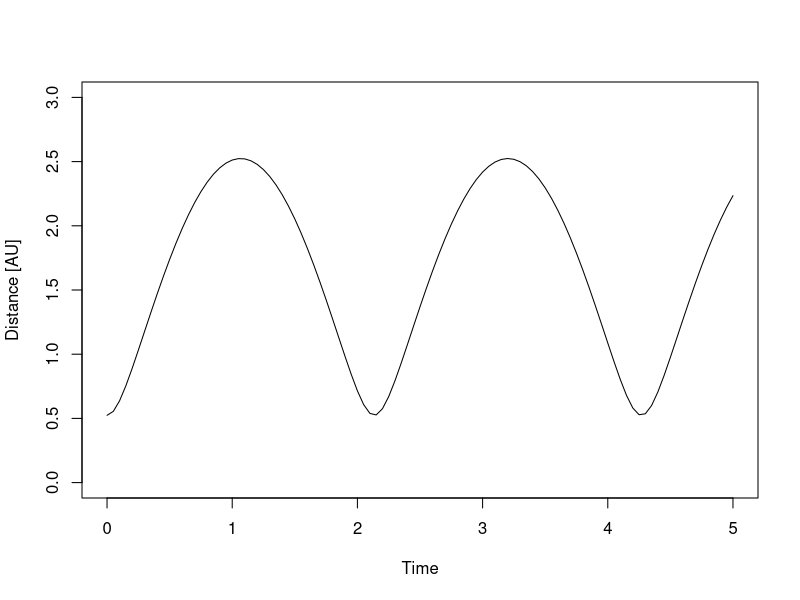
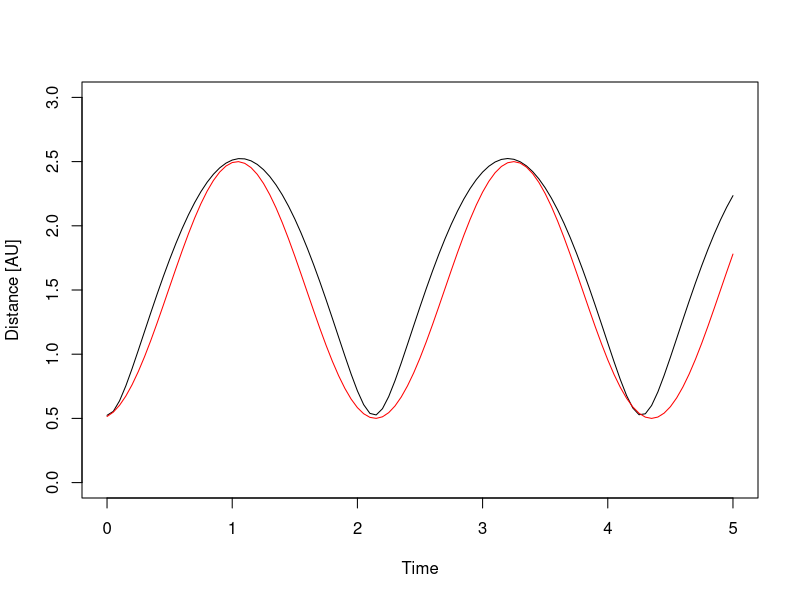
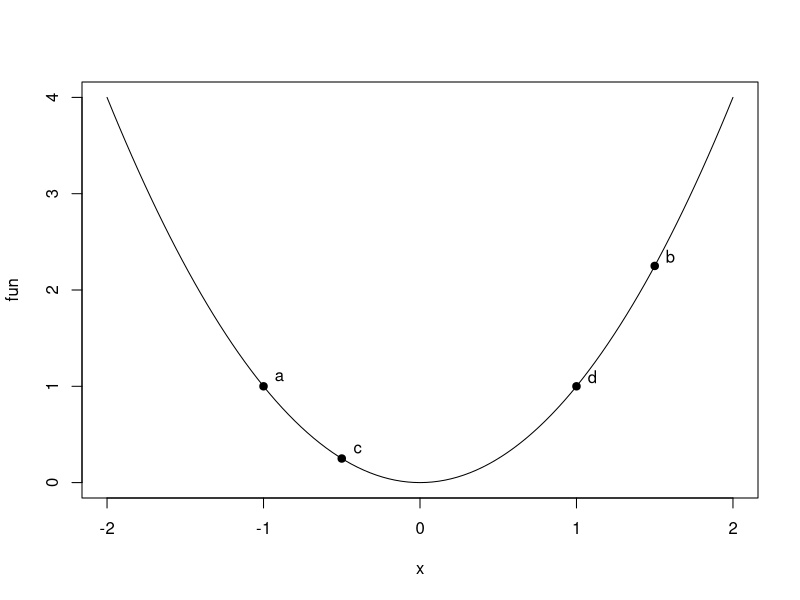

R code for these plots, in order:
## ---- chunk 1
library(knitr)
hook_output <- knit_hooks$get("output")
knit_hooks$set(output = function(x, options) {
  lines <- options$output.lines
  if (is.null(lines)) {
    return(hook_output(x, options))  # pass to default hook
  }
  x <- unlist(strsplit(x, "\n"))
  more <- "..."
  if (length(lines)==1) {        # first n lines
    if (length(x) > lines) {
      # truncate the output, but add ....
      x <- c(head(x, lines), more)
    }
  } else {
    x <- c(more, x[lines], more)
  }                                                         
  # paste these lines together                              
  x <- paste(c(x, ""), collapse = "\n")                     
  hook_output(x, options)                                   
})                                                          
knitr::opts_chunk$set(echo = TRUE)                          
knitr::opts_chunk$set(cache = TRUE) 
knitr::opts_chunk$set(echo = TRUE, fig.align="center")
Sys.setlocale("LC_ALL", "Polish")
## ---- chunk 2
r = 1.524 # półoś wielka orbity Marsa w AU

earth <- function(t){ exp(2*pi*1i*t) }

mars <- function(t) { r*exp(2*pi*1i*(r**-1.5*t)) }
## ---- chunk 3
f <- function(x) { abs(mars(x) - earth(x)) }
## ---- chunk 4
plot(f, xlim = c(0, 5), ylim = c(0, 3), xlab = "Time", ylab = "Distance [AU]")
## ---- chunk 5
plot(f, xlim = c(0, 5), ylim = c(0, 3), xlab = "Time", ylab = "Distance [AU]")
plot(function(x) sin(2.85*x - 1.4) + 1.5, xlim = c(0, 5), ylim = c(0, 3), xlab = "Time", ylab = "Distance [AU]", add=TRUE, col="red")
## ---- chunk 6
# Obliczenie pierwszych 101 wyrazów ciągu fib
phil <- c(rep(0, 100))
phil[1:3] <- c(1,1,1)
for(i in c(3:length(phil))) {
  phil[i] = phil[i-1] + phil[i-2]}

phi <- function(i) {
  if(i <= 0) {return(0)}; # F(0) = 0
  # Obliczenie nowych elementów jeżeli wyjdziemy poza zakres
  if (i > length(phil)) { 
    len <- length(phil)
    phil <- c(phil, rep(0, i - len))
    for(j in c(len:length(phil))) {phil[j] = phil[j-1] 
      + phil[j-2]}
  }
  return(phil[i])
}
## ---- chunk 7
fun <- function(x){x^2}
plot(fun, -2, 2)
xp <- c(-1,-0.5, 1,1.5)
yp <- fun(xp)
points(xp, yp, pch=19)
text(xp+0.1,yp+0.1, c("a","c","d", "b"))
## ---- chunk 8
phi_k <- function(a, b, tol) {
  i <- 1
  L <- b - a
  while(phi(i) < L / tol) {i <- i+1}
  return(i + 1)
}
## ---- chunk 9
fib <- function(f, a, b, tol) {
  k <- phi_k(a, b, tol)
  for(i in c(0:(k-1))) {
      alpha <- phi(k-i-1)/phi(k-i)
      c <- b - alpha*(b - a)
      d <- a + b - c
      cat("iteracja=", i+1, "a=", a, "c=",c,"d=",d,"b=", b , "alpha=", alpha,"\n",sep=" ")
      if( f(c) < f(d) ) {
        b <- d
      } else {
        a <- c
      }
  }
  return((a+b)/2)
}
